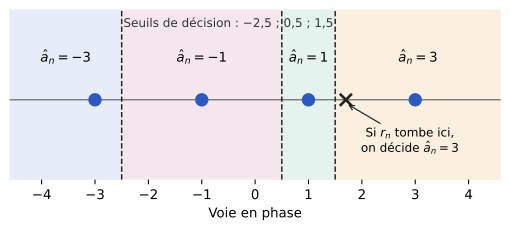

Write Python code to recreate this figure.
"""Figure F5 — Régions et seuils de décision de la 4-PAM (TS227, chapitre 2).
D'après le support [poly, p. 32 et 34], redessinée. Seuils : -2,5 ; 0,5 ; 1,5."""
import matplotlib
matplotlib.use("svg")
import matplotlib.pyplot as plt
import matplotlib.ticker as mticker
import numpy as np
from pathlib import Path

# --- Style commun des figures Bristol (recopié dans chaque script) ---
plt.rcParams.update({
    "font.family": "DejaVu Sans", "mathtext.fontset": "dejavusans", "font.size": 10,
    "axes.grid": True, "grid.color": "#DADADA", "grid.linewidth": 0.6,
    "axes.edgecolor": "#555555", "axes.linewidth": 0.8,
    "axes.spines.top": False, "axes.spines.right": False,
    "lines.linewidth": 1.8, "legend.frameon": False,
    "svg.hashsalt": "bristol",  # rendu SVG reproductible
})
BLEU, VERT, MAGENTA, ORANGE = "#2B59C3", "#1B9E77", "#A23B72", "#E08A1E"
GRIS = "#7E889B"   # éléments ajoutés par rapport à la source (conventions.md § 9)
ENCRE = "#222222"

def virgule(ax, axes="xy"):
    """Virgule décimale et vrai signe moins sur les graduations."""
    f = mticker.FuncFormatter(lambda x, _: f"{x:g}".replace(".", ",").replace("-", "−"))
    if "x" in axes: ax.xaxis.set_major_formatter(f)
    if "y" in axes: ax.yaxis.set_major_formatter(f)

def sauver(fig):
    fig.savefig(Path(__file__).with_suffix(".svg"), bbox_inches="tight", metadata={"Date": None})
# --- Fin du style commun ---

seuils = [-2.5, 0.5, 1.5]
bornes = [-4.6] + seuils + [4.6]
symb = [-3, -1, 1, 3]
teintes = ["#E6ECF8", "#F6E7EF", "#E4F3EE", "#FBF0E0"]
fig, ax = plt.subplots(figsize=(6.6, 2.3))
for (g, d), s, c in zip(zip(bornes[:-1], bornes[1:]), symb, teintes):
    ax.axvspan(g, d, color=c, zorder=0)
    ax.text((g + d) / 2, 0.55, f"$\\hat{{a}}_n = {s}$".replace("-", "−"), ha="center", fontsize=10)
for s in seuils:
    ax.axvline(s, color=ENCRE, ls="--", lw=1.1, zorder=2)
ax.text(-0.5, 1.05, "Seuils de décision : $-2{,}5$ ; $0{,}5$ ; $1{,}5$".replace("-", "−"),
        ha="center", fontsize=9, color="#333333")
ax.axhline(0, color="#555555", lw=0.8, zorder=1)
ax.plot(symb, [0] * 4, "o", ms=9, color=BLEU, zorder=3)
# Échantillon reçu r_n = 1,7 (position de la croix, lue sur le support)
ax.plot([1.7], [0], "x", ms=9, mew=2, color=ENCRE, zorder=4)
ax.annotate("Si $r_n$ tombe ici,\non décide $\\hat{a}_n = 3$", xy=(1.7, -0.05), xytext=(2.9, -0.75),
            fontsize=9, ha="center", arrowprops=dict(arrowstyle="->", color=ENCRE, lw=0.9))
ax.set_xlim(-4.6, 4.6); ax.set_ylim(-1.15, 1.3)
ax.set_xticks(range(-4, 5)); virgule(ax, "x")
ax.set_yticks([]); ax.grid(False); ax.spines["left"].set_visible(False)
ax.spines["bottom"].set_visible(False)
ax.set_xlabel("Voie en phase")
sauver(fig)
